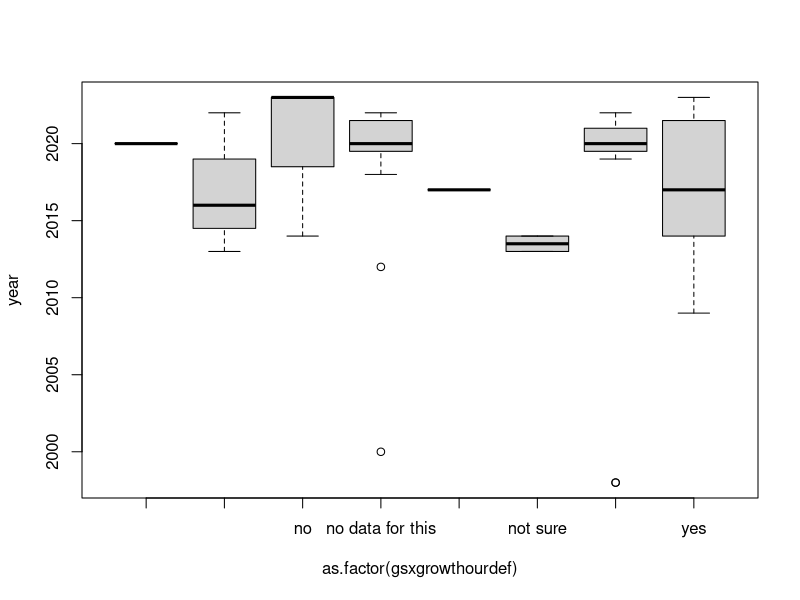

Write the R code that produced this figure.
## Started 27 August 2023 ##
## Organizing code that is not cleaning ##

# housekeeping
rm(list=ls()) 
options(stringsAsFactors=FALSE)

# Setting working directory. Add in your own path in an if statement for your file structure
if(length(grep("lizzie", getwd())>0)) { 
  setwd("~/Documents/git/projects/grephon/grephon/analyses")
} else if (length(grep("ailene", getwd()))>0) 
{setwd("C:/Users/ailene.ettinger/Documents/GitHub/grephon/analyses")
}

## packages
library(tidyverse)

# get the data
d <- read.csv("output/grephontable.csv")


##################################
##  Looking at what we've found ##
## This should get moved eventually ## 
######################################
## code from growthgsl.R

papernum <- length(unique(d$paper_id))

# Which papers have data but do not test it?
d$paper_id[d$gsxgrowthourdef=="not tested but have data"]
withdatanottested <- d[which(d$gsxgrowthourdef=="not tested but have data"),]
numwithdatanottested <- length(unique(withdatanottested$paper_id))

# Any trends with year? No.
substrRight <- function(x, n){
  substr(x, nchar(x)-n+1, nchar(x))
}

d$year <- as.numeric(substrRight(d$paper_id, 4))
plot(year~as.factor(gsxgrowthourdef), data=d)

# What types of studies find evidence for this relationship in any way?
table(d$gsxgrowth)
table(d$gsxgrowthourdef)

eviany <- subset(d, gsxgrowth=="yes")
eviour <- subset(d, gsxgrowthourdef=="yes")

noeviany <- subset(d, gsxgrowth=="no")
noeviour <- subset(d, gsxgrowthourdef=="no")

papersnumanyevi <- length(unique(eviany$paper_id))
papersnumourevi <- length(unique(eviour$paper_id))

perceanyevi <- round((length(unique(eviany$paper_id))/length(unique(d$paper_id)))*100, 0)


papersnumnoevi <- length(unique(noeviany$paper_id))
papersnumnoourevi <- length(unique(noeviour$paper_id))

table(eviany$gslsimple)
table(eviour$gslsimple)

table(eviany$gs_metric_used)
table(eviour$gs_metric_used)

table(eviany$growthsimple)
table(eviour$growthsimple)

table(eviany$study_level)
table(eviour$study_level)

table(eviany$gslxgrowth)
table(eviour$gslxgrowth)

# Does country matter? (No, but highly biased)
unique(d$country)
unique(eviany$country)
unique(eviour$country)


# Does species matter? Seems unlikely....
sort(unique(d$species_list))
sort(unique(eviany$species_list))
sort(unique(eviour$species_list))

# .. and biome
 sort(unique(d$biome))

# What do annual cores find? The three yes ones are where gsl is not mentioned or they use temperature or snow metric
annualcores <- subset(d, growth=="annual core")
table(annualcores$gsxgrowth)
table(annualcores$gsxgrowthourdef)

# What do wood phenology studies find?
woodphen <- subset(d, gsl=="wood phenology")
woodphen[,c(1:2,48:51)]

# What types of studies look at external factors vs endogenous ones?
exoyes <- d[grep("yes", d$authorslooked_externalfactors),]
endoyes <- d[grep("yes", d$authorslooked_endogenousfactors),]

exono <- d[grep("no", d$authorslooked_externalfactors),]
endono <- d[grep("no", d$authorslooked_endogenousfactors),]

table(exoyes$gsl)
table(endoyes$gsl)

table(exoyes$gs_metric_used)
table(endoyes$gs_metric_used)

table(exoyes$growth)
table(endoyes$growth)

# Simpler metrics ...
table(exoyes$growthsimple)
table(endoyes$growthsimple)
# compare to these totals
table(d$growthsimple)

table(exoyes$gslsimple)
table(endoyes$gslsimple)
# compare to these totals
table(d$gslsimple)

## Some stuff on latitude
latitudestuff <- c("MAT in origin as related to adaptation to latitude/temperature",
    "yes - for temperature x latitude relationships with radial growth")

latstudies <- d[which(d$authorsthink_ALTteststatistic %in% latitudestuff),] # hmm, missing Vitasse

# Wondering what the model studies find
dmodel <- subset(d, growthmodeled=="yes")
dmodel[,48:51]

# Which metrics find it? 
table(d$growth, d$gsxgrowthourdef) # of the common ones, annual cores do not find our definition
table(d$growth, d$gsxgrowth) # and annual cores more often than not do not find their own definition; ecosystem fluxes and height are often yes

# Endo and external factors: CHECK!
table(d$authorslooked_externalfactors)
table(d$authorslooked_endogenousfactors)


##################################
##  Code from clean_methodexoendo
######################################


# Filter and look ---------------------------------------------------------

#make new dfs
unique(d$look.ext)
yes_growth<- filter(d, look.ext  == "yes - growth" |look.ext  == "yes - growth and growing season")
yes_ext.gsl<- filter(d, look.ext  == "yes - growing season" |look.ext  == "yes - growth and growing season")
yes_ext <- rbind(yes_growth, yes_ext.gsl)
no_ext<- filter(d, look.ext  == "no" )
#not sure where to include  "yes - photosythesis or carbon flux"


found_ext<- filter(yes_growth, find.ext  =="yes - growth"|find.ext  == "yes - growth and growing season" )
found_ext.gsl<- filter(yes_ext.gsl, find.ext  == "yes - growing season" |find.ext  == "yes - growth and growing season")#not sure this is the filter we want
not.found_ext<- filter(yes_growth, find.ext  == "no" )

#what factors were found?
unique(d$what.ext)
as.data.frame(table(found_ext$what.ext))
as.data.frame(table(not.found_ext$what.ext))

#who looks for external factors?
all <- as.data.frame(table(d$method))
all
as.data.frame(table(yes_ext$method))
as.data.frame(table(no_ext$method))

#who finds external factors?
looked <- as.data.frame(table(yes_ext$method))
found <- as.data.frame(table(found_ext$method))
as.data.frame(table(found_ext.gsl$method))
as.data.frame(table(not.found_ext$method))

# Merge the tables based on Var1
who.looked <- merge(all, looked, by = "Var1", suffixes = c("_all", "_looked"))
who.looked

who.found <- merge(looked, found, by = "Var1", suffixes = c("_looked", "_found"))
who.found

###looking at growth a bit more for Box on measurements
unique(d$growth_metric)
unique(d$growthsimple)
table(d$method,d$growthsimple)
boxmetrics <- colSums(table(d$method,d$growthsimple))
boxradg <- unname(boxmetrics["radial growth"])
boxbiomassg <- unname(boxmetrics["biomass height stems"])
boxcaccg <- unname(boxmetrics["putative C assimilation"])
boxrootshootg <- unname(boxmetrics["root:shoot ratio"])


